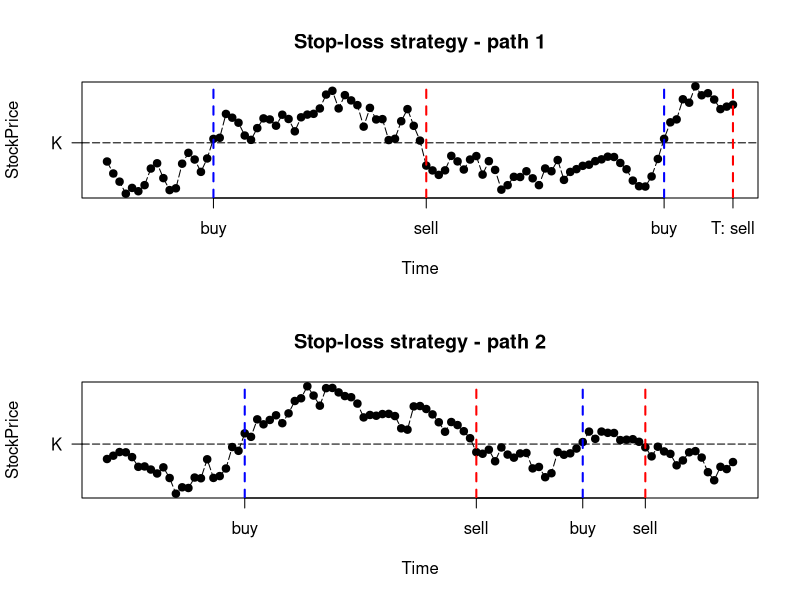

Write the R code that produced this figure.
# clear variables and close windows
rm(list = ls(all = TRUE))
graphics.off()

# Declare stock price variables
S0    = 49                        # current stock price
sig   = 0.2                       # volatility 

# Declare option pricing variables
r     = 0.05                      # interest rate
K     = 50                        # strike price
t0    = 0/52                      # current time (1 week = 1/52)
mat   = 20/52                     # maturity

# Parameters for calculations
dt    = 0.2/52                    # period between steps
np    = (mat - t0)/dt             # number of periods
t     = seq(t0, mat, dt)          # maturity - t0 divided in n intervals
tau   = mat - t                   # times to maturity

# Simulate second stock price path
set.seed(288)  # in order to make the simulation replicable
Wt  = c(0, cumsum(sqrt(dt) * rnorm(np)))
S   = S0 * exp((r - 0.5 * sig^2) * t + sig * Wt)

# Calculate buying and selling timepoints
Buy         = (S[1:np] < K) * (S[2:(np + 1)] > K)
Sell        = (S[1:np] > K) * (S[2:(np + 1)] < K)
hedge.costs = numeric(sum(Buy) + sum(Sell) + 1)
buytime     = numeric(sum(Buy))   # predefined zero vector for efficiency
selltime    = numeric(sum(Sell))  # length of buy/sell time is the number of purchases/sales

# Define counting variables for calculations
n   = 1
m   = 1
p   = 1

for (k in 1:length(Buy)) {
  if (Buy[k] == 1) {
    buytime[n] = t[k + 1]
    hedge.costs[p] = S[k + 1]
    n = n + 1
    p = p + 1
  }
  if (Sell[k] == 1) {
    selltime[m] = t[k + 1]
    hedge.costs[p] = -S[k + 1]
    m = m + 1
    p = p + 1
  }
}

hedge.costs[length(hedge.costs)] = -K * (S[np + 1] > K)

# Plot
par(mfrow = c(2, 1))
plot(t, S, type = "l", lty = 5, ylab = "StockPrice", xlab = "Time", xaxt = "n", yaxt = "n",
     main = "Stop-loss strategy - path 1")
lines(t, S, type = "p", pch = 19)
abline(h = 50, lty = 5)
axis(2, K, "K", las = 1)
buyaxis = rep("buy", length(buytime))
sellaxis = rep("sell", length(selltime))
axis(1, buytime, buyaxis)
axis(1, selltime, sellaxis)
abline(v = buytime, lty = 2, lwd = 2, col = "blue")
abline(v = selltime, lty = 2, lwd = 2, col = "red")
if (S[length(S)]>K){
  axis(1, mat, "T: sell")
  abline(v = mat, lty = 2, lwd = 2, col = "red")
}

StopLossStrat1 = data.frame(HedgeCosts = hedge.costs, CumHedgeCosts = cumsum(hedge.costs),
                            row.names = c(1:(length(hedge.costs) - 1), "Maturity"))


# Simulate first stock price path
set.seed(924)                     # in order to make the simulation replicable
Wt    = c(0, cumsum(sqrt(dt) * rnorm(np)))
S     = S0 * exp((r - 0.5 * sig^2) * t + sig * Wt)

# Calculate buying and selling timepoints
Buy         = (S[1:np] < K) * (S[2:(np + 1)] > K)
Sell        = (S[1:np] > K) * (S[2:(np + 1)] < K)
hedge.costs = numeric(sum(Buy) + sum(Sell) + 1)
buytime     = numeric(sum(Buy))   # predefined zero vector for efficiency
selltime    = numeric(sum(Sell))  # length of buy/sell time is the number of purchases/sales

# Define counting variables for calculations
n   = 1
m   = 1
p   = 1

for (k in 1:length(Buy)) {
  if (Buy[k] == 1) {
    buytime[n] = t[k + 1]
    hedge.costs[p] = S[k + 1]
    n = n + 1
    p = p + 1
  }
  if (Sell[k] == 1) {
    selltime[m] = t[k + 1]
    hedge.costs[p] = -S[k + 1]
    m = m + 1
    p = p + 1
  }
}

hedge.costs[length(hedge.costs)] = -K * (S[np + 1] > K)

# Plot
plot(t, S, type = "l", lty = 5, ylab = "StockPrice", xlab = "Time", xaxt = "n", yaxt = "n",
     main = "Stop-loss strategy - path 2")
lines(t, S, type = "p", pch = 19)
abline(h = 50, lty = 5)
axis(2, K, "K", las = 1)
buyaxis = rep("buy", length(buytime))
sellaxis = rep("sell", length(selltime))
axis(1, buytime, buyaxis)
axis(1, selltime, sellaxis)
abline(v = buytime, lty = 2, lwd = 2, col = "blue")
abline(v = selltime, lty = 2, lwd = 2, col = "red")
if (S[length(S)]>K){
  axis(1, mat, "T: sell")
  abline(v = mat, lty = 2, lwd = 2, col = "red")
}

StopLossStrat2 = data.frame(HedgeCosts = hedge.costs, CumHedgeCosts = cumsum(hedge.costs),
                            row.names = c(1:(length(hedge.costs) - 1), "Maturity"))

print(StopLossStrat1)
print(StopLossStrat2)
